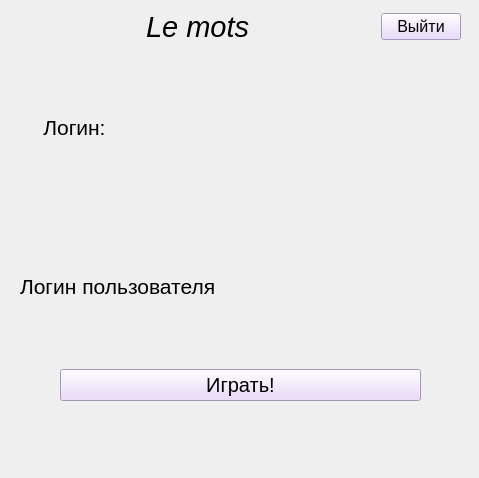
<?xml version="1.0" encoding="UTF-8"?>
<ui version="4.0">
 <class>MenuForm</class>
 <widget class="QWidget" name="MenuForm">
  <property name="geometry">
   <rect>
    <x>0</x>
    <y>0</y>
    <width>479</width>
    <height>478</height>
   </rect>
  </property>
  <property name="windowTitle">
   <string>Form</string>
  </property>
  <widget class="QWidget" name="verticalLayoutWidget">
   <property name="geometry">
    <rect>
     <x>20</x>
     <y>10</y>
     <width>441</width>
     <height>391</height>
    </rect>
   </property>
   <layout class="QVBoxLayout" name="verticalLayout">
    <item>
     <layout class="QHBoxLayout" name="horizontalLayout">
      <item>
       <spacer name="horizontalSpacer_2">
        <property name="orientation">
         <enum>Qt::Horizontal</enum>
        </property>
        <property name="sizeHint" stdset="0">
         <size>
          <width>40</width>
          <height>20</height>
         </size>
        </property>
       </spacer>
      </item>
      <item>
       <widget class="QLabel" name="label">
        <property name="sizePolicy">
         <sizepolicy hsizetype="Preferred" vsizetype="Preferred">
          <horstretch>0</horstretch>
          <verstretch>2</verstretch>
         </sizepolicy>
        </property>
        <property name="font">
         <font>
          <pointsize>22</pointsize>
          <italic>true</italic>
         </font>
        </property>
        <property name="text">
         <string>Le mots</string>
        </property>
       </widget>
      </item>
      <item>
       <spacer name="horizontalSpacer">
        <property name="orientation">
         <enum>Qt::Horizontal</enum>
        </property>
        <property name="sizeHint" stdset="0">
         <size>
          <width>40</width>
          <height>20</height>
         </size>
        </property>
       </spacer>
      </item>
      <item>
       <widget class="QPushButton" name="exitButton">
        <property name="font">
         <font>
          <pointsize>12</pointsize>
         </font>
        </property>
        <property name="styleSheet">
         <string notr="true">background-color: rgb(230, 211, 250);</string>
        </property>
        <property name="text">
         <string>Выйти</string>
        </property>
       </widget>
      </item>
     </layout>
    </item>
    <item>
     <widget class="QLabel" name="label_2">
      <property name="font">
       <font>
        <pointsize>16</pointsize>
       </font>
      </property>
      <property name="text">
       <string>    Логин:</string>
      </property>
     </widget>
    </item>
    <item>
     <widget class="QLabel" name="loginLabel">
      <property name="font">
       <font>
        <pointsize>16</pointsize>
       </font>
      </property>
      <property name="text">
       <string>Логин пользователя</string>
      </property>
     </widget>
    </item>
    <item>
     <layout class="QHBoxLayout" name="horizontalLayout_2">
      <item>
       <spacer name="horizontalSpacer_5">
        <property name="orientation">
         <enum>Qt::Horizontal</enum>
        </property>
        <property name="sizeHint" stdset="0">
         <size>
          <width>40</width>
          <height>20</height>
         </size>
        </property>
       </spacer>
      </item>
      <item>
       <widget class="QPushButton" name="wordsButton">
        <property name="sizePolicy">
         <sizepolicy hsizetype="Minimum" vsizetype="Fixed">
          <horstretch>2</horstretch>
          <verstretch>3</verstretch>
         </sizepolicy>
        </property>
        <property name="minimumSize">
         <size>
          <width>13</width>
          <height>17</height>
         </size>
        </property>
        <property name="font">
         <font>
          <pointsize>15</pointsize>
         </font>
        </property>
        <property name="styleSheet">
         <string notr="true">background-color: rgb(230, 211, 250);</string>
        </property>
        <property name="text">
         <string>Играть!</string>
        </property>
        <property name="iconSize">
         <size>
          <width>30</width>
          <height>20</height>
         </size>
        </property>
       </widget>
      </item>
      <item>
       <spacer name="horizontalSpacer_6">
        <property name="orientation">
         <enum>Qt::Horizontal</enum>
        </property>
        <property name="sizeHint" stdset="0">
         <size>
          <width>40</width>
          <height>20</height>
         </size>
        </property>
       </spacer>
      </item>
     </layout>
    </item>
   </layout>
  </widget>
 </widget>
 <resources/>
 <connections/>
</ui>
